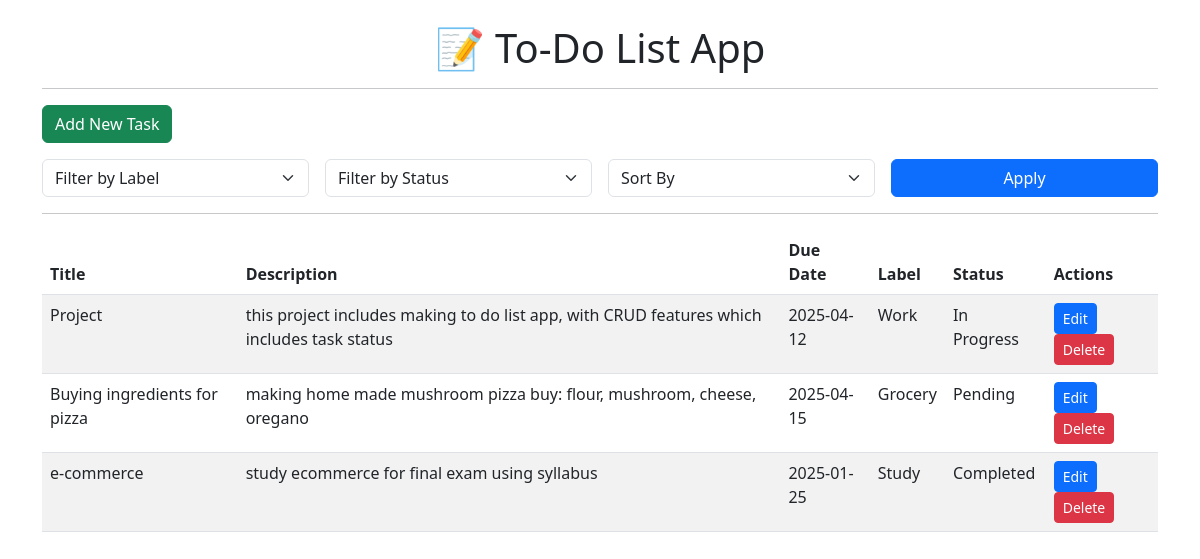
The page / on the database its author committed.
### tables this page shows
CREATE TABLE tasks (
            id INTEGER PRIMARY KEY AUTOINCREMENT,
            title TEXT NOT NULL,
            description TEXT,
            due_date DATE,
            status TEXT CHECK(status IN ('Pending', 'In Progress', 'Completed')) DEFAULT 'Pending',
            label TEXT
        );

### app.py (the view)
@app.route('/')
def index():
    label = request.args.get('label')
    status = request.args.get('status')
    sort = request.args.get('sort')
    query = "SELECT * FROM tasks WHERE 1=1"
    params = []
    if label:
        query += " AND label = ?"
        params.append(label)
    if status:
        query += " AND status = ?"
        params.append(status)
    if sort == 'due_date':
        query += " ORDER BY due_date"
    conn = get_db_connection()
    tasks = conn.execute(query, params).fetchall()
    conn.close()
    return render_template('index.html', tasks=tasks)

### app.py (called while the page is built)
def init_db():
    with sqlite3.connect(DATABASE) as conn:
        conn.execute('''CREATE TABLE IF NOT EXISTS tasks (
            id INTEGER PRIMARY KEY AUTOINCREMENT,
            title TEXT NOT NULL,
            description TEXT,
            due_date DATE,
            status TEXT CHECK(status IN ('Pending', 'In Progress', 'Completed')) DEFAULT 'Pending',
            label TEXT
        )''')

@app.before_request
def initialize():
    init_db()

def get_db_connection():
    conn = sqlite3.connect(DATABASE)
    conn.row_factory = sqlite3.Row
    return conn

### templates/index.html (shortened to what this page needs)
{% extends 'layout.html' %}
{% block content %}
<div class="mb-3">
    <a href="{{ url_for('add_task') }}" class="btn btn-success">Add New Task</a>
</div>
<form method="get" class="row g-3">
    <div class="col-md-3">
        <select name="label" class="form-select">
            <option value="">Filter by Label</option>
        </select>
    </div>
    <div class="col-md-3">
        <select name="status" class="form-select">
            <option value="">Filter by Status</option>
        </select>
    </div>
    <div class="col-md-3">
        <select name="sort" class="form-select">
            <option value="">Sort By</option>
        </select>
    </div>
    <div class="col-md-3">
        <button class="btn btn-primary w-100">Apply</button>
    </div>
</form>
<hr>
<table class="table table-striped">
    <thead>
    <tr>
        <th>Title</th>
        <th>Description</th>
        <th>Due Date</th>
        <th>Label</th>
        <th>Status</th>
        <th>Actions</th>
    </tr>
    </thead>
    <tbody>
    {% for task in tasks %}
        <tr>
            <td>{{ task.title }}</td>
            <td>{{ task.description }}</td>
            <td>{{ task.due_date }}</td>
            <td>{{ task.label }}</td>
            <td>{{ task.status }}</td>
            <td>
                <a href="{{ url_for('edit_task', id=task.id) }}" class="btn btn-sm btn-primary">Edit</a>
                <a href="{{ url_for('delete_task', id=task.id) }}" class="btn btn-sm btn-danger">Delete</a>
            </td>
        </tr>
    {% endfor %}
    </tbody>
</table>
{% endblock %}

### templates/layout.html (shortened to what this page needs)
<!DOCTYPE html>
<html>
<head>
    <link href="https://cdn.jsdelivr.net/npm/bootstrap@5.3.0/dist/css/bootstrap.min.css" rel="stylesheet">
</head>
<body>
<div class="container py-4">
    <h1 class="text-center">📝 To-Do List App</h1>
    <hr>
    {% block content %}{% endblock %}
</div>
</body>
</html>

### rows shown on the page
tasks: title "Project", description "this project includes making to do list app, with CRUD features which includes task status", due_date "2025-04-12", label "Work", status "In Progress"
tasks: title "Buying ingredients for pizza", description "making home made mushroom pizza buy: flour, mushroom, cheese, oregano", due_date "2025-04-15", label "Grocery", status "Pending"
tasks: title "e-commerce", description "study ecommerce for final exam using syllabus", due_date "2025-01-25", label "Study", status "Completed"
